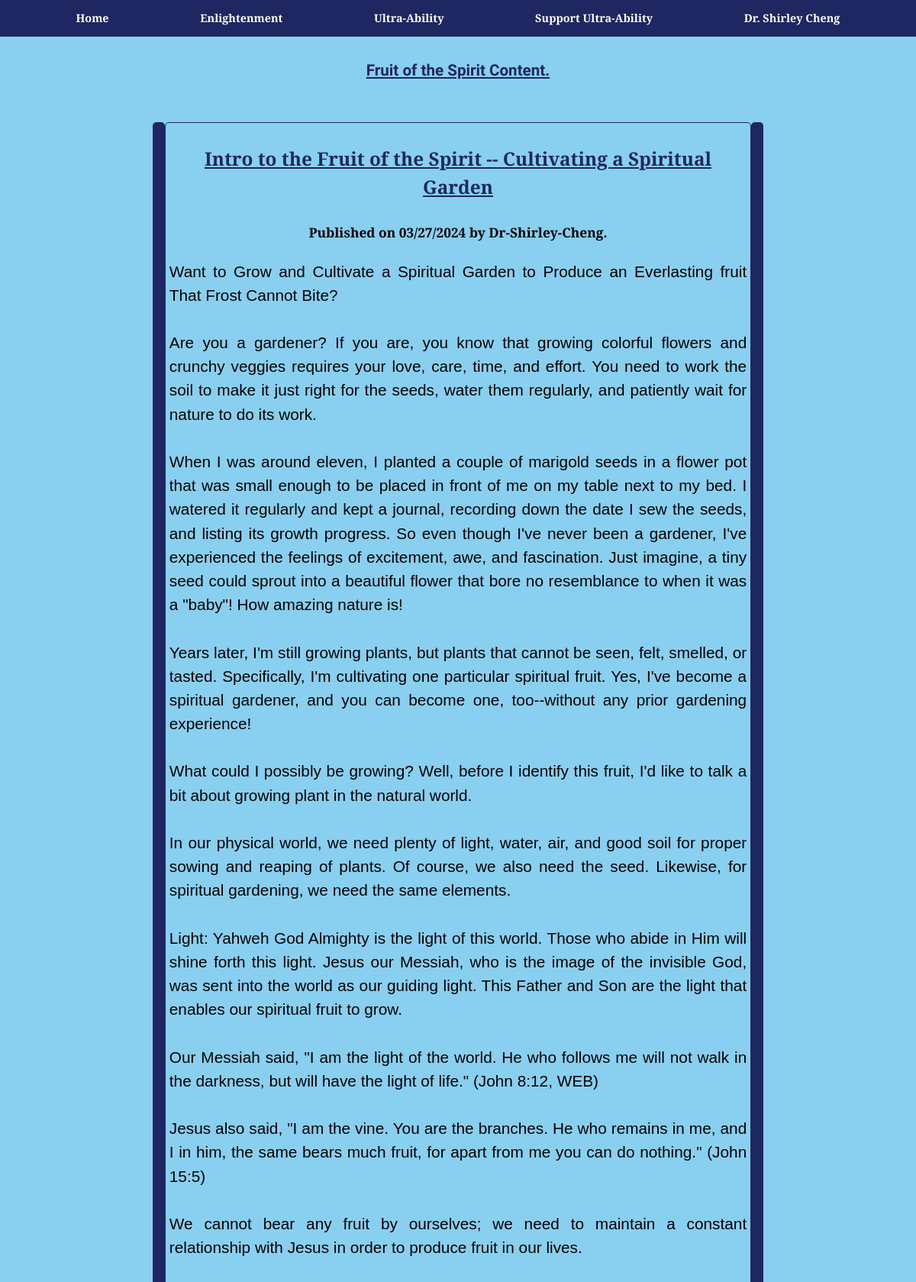
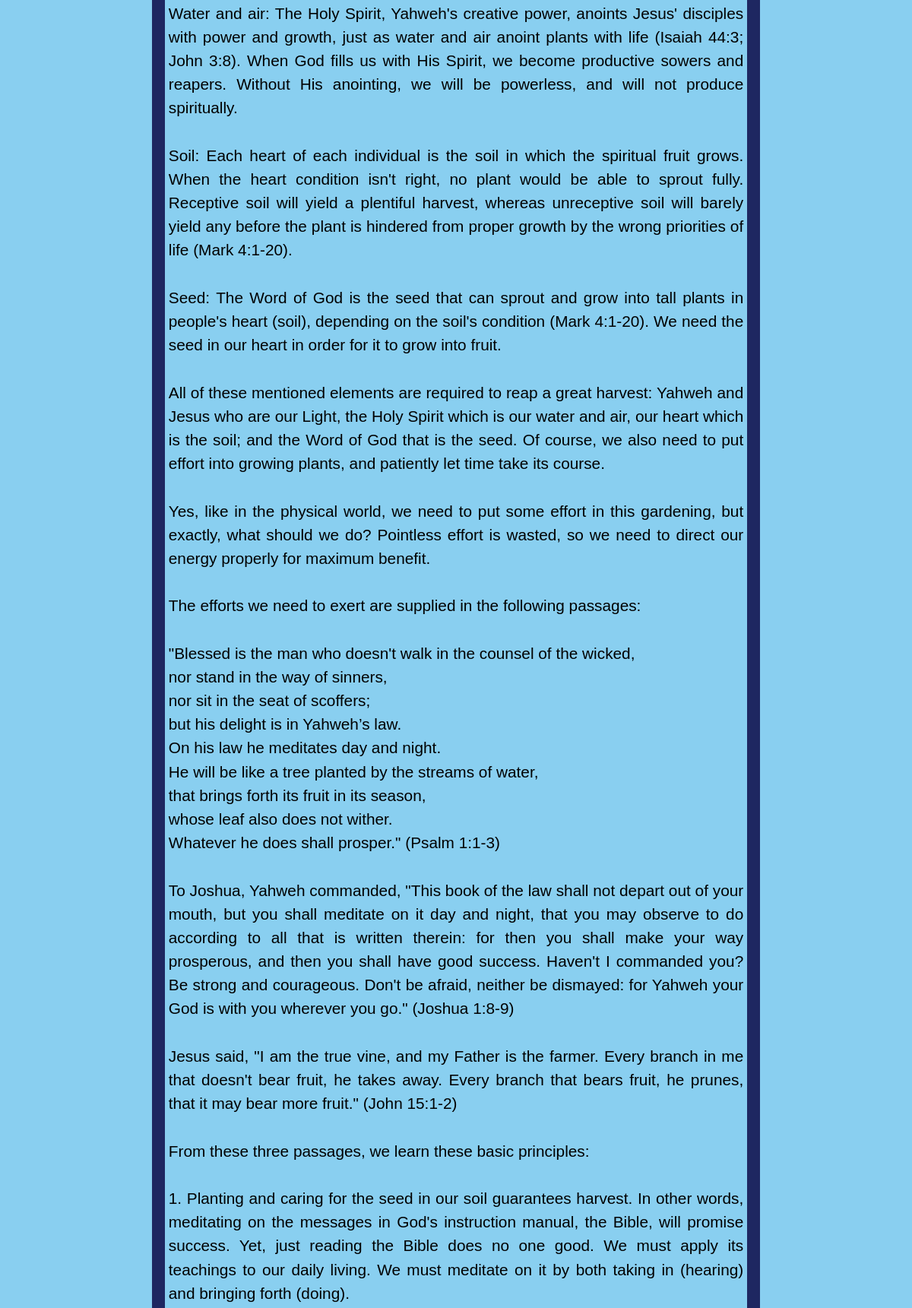
Screenshot of /ultra_ability/2024/3/27/intro-to-the-fruits-of-the-spirit-cultivating-a-spiritual-garden (upper part) with the database file from the repository (2 pictures, top to bottom).
### ultra_ability/models.py (models this page shows, shortened)
class FOTS(models.Model):
    class Status(models.TextChoices):
        DRAFT = "DF", "Draft"   #tuple assignment, choice1
        PUBLISHED = "PB", "Published"   #tuple assignment, choice2
    title = models.CharField(max_length=250)
    slug = models.SlugField(max_length=250, unique_for_date="publishTime")
    author = models.ForeignKey(User, on_delete=models.CASCADE, related_name="ultra_ability_FOTS")
    body = models.TextField()
    publishTime = models.DateTimeField(default=timezone.now)
    createdTime = models.DateTimeField(auto_now_add=True)
    updatedTime = models.DateTimeField(auto_now_add=True)
    status = models.CharField(max_length=2, choices=Status.choices, default=Status.DRAFT)
    objects = models.Manager() # the default, built-in model manager
    published = PublishedManager() # our custom model manager.
    class Meta:
        ordering = ["publishTime"]
        indexes = [
            models.Index(fields=["-publishTime"]),
        ]
    '''generate/retrieve the canonical, python object-specific URL'''

### ultra_ability/views.py (the view)
# urls.py: path("<int:year>/<int:month>/<int:day>/<slug:fots_slug>", views.FOTS, name="FOTSURL"),
def FOTS(request, year, month, day, fots_slug):
    FOTS = get_object_or_404(models.FOTS, status=models.FOTS.Status.PUBLISHED, slug=fots_slug, publishTime__year=year, publishTime__month=month, publishTime__day=day)
    last2Newsletters = models.Newsletter.objects.all().order_by("-publishTime")[:3]
    form = forms.NewsletterSubscriptionForm()
    return render(request, "ultra_ability/FOTS.html", {"FOTS":FOTS, "last2Newsletters":last2Newsletters, "form":form})

### ultra_ability/models.py (called while the page is built)
    def getAbsoluteUrl(self):
        return reverse("ultra_ability:newsletterURL", args=[self.publishTime.year, self.publishTime.month, self.slug])

### ultra_ability/templates/ultra_ability/FOTS.html (shortened to what this page needs)
{% load static %}
<!DOCTYPE html>
<html lang="en">
<head>
    <link rel="stylesheet" href="{% static 'ultra_ability/CSS/styles.css' %}">
    <link rel="stylesheet" href="https://cdnjs.cloudflare.com/ajax/libs/font-awesome/6.0.0/css/all.min.css">
</head>
<body id="body">
    <nav>
        <div class="nav-container">
            <div class="dropdown">
                <a href="{% url 'ultra_ability:indexURL' %}">Home</a>
            </div>
            <div class="dropdown">
                <a href="#">Enlightenment</a>
            </div>
            <div class="dropdown">
                <a href="#">Ultra-Ability</a>
            </div>
            <div class="dropdown">
                <a href="#">Support Ultra-Ability</a>
            </div>
            <div class="dropdown">
                <a href="#">Dr. Shirley Cheng</a>
            </div>
        </div>
    </nav>
    <section>
        <div id="hero" class="hero">
            <h3 style="text-align: center;"> Fruit of the Spirit Content. </h3>
        </div>
    </section>
    <main class="content">
        <div class="right"></div>
        <div class="container">
            <div>
                {% block content %}
                <h3 style="text-align: center;">{{ FOTS.title }}</h3>
                <p style="text-align: center;"><small><b>Published on {{ FOTS.publishTime|date:"m/d/Y" }} by {{ FOTS.author }}.</b></small></p>
                <p>{{ FOTS.body|linebreaksbr }}</p>
                {% endblock %}</p>
                <br>
                <br>
            </div>
        </div>
        <div class="left"></div>
    </main>
</body>
</html>

### ultra_ability/static/ultra_ability/CSS/styles.css (style rules this page uses)
* { box-sizing: border-box; }
html { font-size: 16px; line-height: 1.5; scroll-behavior: smooth; margin: 0; padding: 0; max-width:100%; }
body { width: 100%; font-family: "EB Garamond", "Verdana", sans-serif; color: #000; overflow-x:auto; margin: 0; padding: 0; }
a { text-decoration: none; color: inherit; }
body { width: 100%; display: flex; flex-direction: column; gap: 2rem; font-size: 1.3rem; font-weight:500; background-color:#89CFF0;text-align: justify; }
main { width:100%; max-width: 50rem; margin:0 auto; padding:1.3rem; }
.hero { width:100%; height: auto; padding-top: 1rem; font-size: 1.1rem; max-width: 50rem; margin: 0 auto; }
.nav-container { width: 100%; height: auto; display: flex; flex-direction: row; justify-content: space-evenly; font-size: 1rem; background-color:#1E2761; position: fixed; padding: 0.2rem 0; }
.nav-container a { text-decoration: none; padding: 10px 20px; color: #FFFFFF;; display: block; font-size: 0.9rem; font-weight: bold; }
.nav-container .dropdown { position: relative; display: inline-block; width: auto; }
.hero { padding-top:1.5rem; max-width: 50rem; margin: auto; }
.hero h3 { font-family: "Merienda", "Verdana", sans-serif; font-weight: bold; text-decoration: underline; background-color: inherit; color: #1E2761; }
h3 { font-weight: bold; text-align: center; background-color: #1E2761; color: #fff; border-radius: 3px; }
nav, footer { font-size: 1rem; }
body a { color: #1E2761; font-weight: bold; }

### ultra_ability/templates/ultra_ability/FOTS.html (style rules this page uses)
main { display: flex; flex-direction: row; padding:0; }
.container { width:96%; padding: 0.3rem; padding-bottom: 10px; border: 1px solid #1E2761; border-radius: 5px; }
.right, .left { width: 2%; background-color: #1E2761; border-radius: 5px; }
.content { width: 100%; display: flex; flex-direction: row; gap: 0; }
.container h3 { color: #1E2761; background-color: inherit; text-decoration: underline; }

### rows the page displays
FOTS: title "Intro to the Fruit of the Spirit -- Cultivating a Spiritual Garden", publishTime "03/27/2024", author "Dr-Shirley-Cheng", body "Want to Grow and Cultivate a Spiritual Garden to Produce an Everlasting fruit That Frost Cannot Bite? Are you a gardener? If you are, you know that growing colorful flowers and crunchy veggies requires your love, care, time, and effort. You need to work the soil to make it just right for the seeds, water them regularly, and patiently wait for nature to do its work. When I was around eleven, I planted a couple of marigold seeds in a flower pot that was small enough to be placed in front of me on my table next to my bed. I watered it regularly and kept a journal, recording down the date I sew the seeds, and listing its growth progress. So even though I've never been a gardener, I've…"
